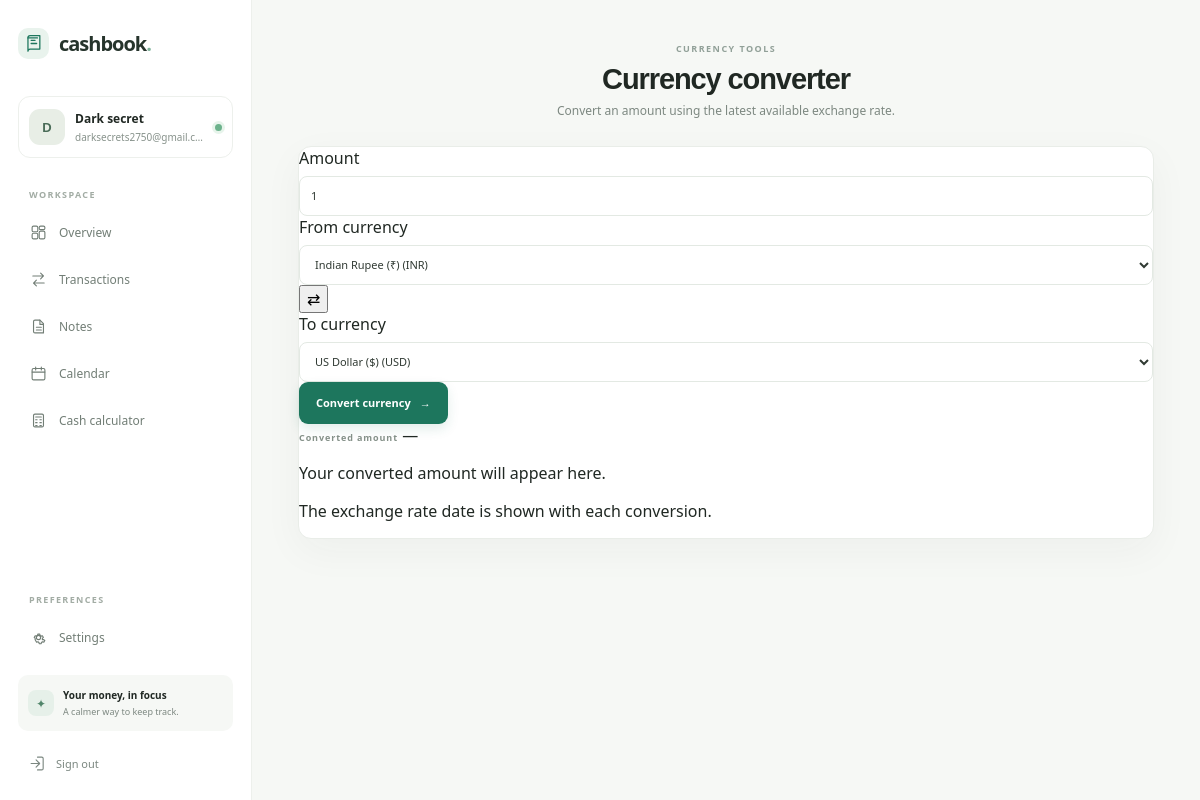
Screenshot of /currency-converter/ (signed in) with the database file from the repository.
### Cashbook/cashbook/models.py (models this page shows, shortened)
class User(AbstractUser):
    username = None
    email = models.EmailField("email address", unique=True)
    LANGUAGE_CHOICES = [
        ("en", "English"),
        ("hi", "हिन्दी"),
        ("as", "অসমীয়া"),
        ("bn", "বাংলা"),
        ("gu", "ગુજરાતી"),
        ("kn", "ಕನ್ನಡ"),
        ("ks", "کٲشُر"),
        ("ml", "മലയാളം"),
        ("mr", "मराठी"),
        ("ne", "नेपाली"),
        ("or", "ଓଡ଼ିଆ"),
        ("pa", "ਪੰਜਾਬੀ"),
        ("sa", "संस्कृतम्"),
        ("ta", "தமிழ்"),
        ("te", "తెలుగు"),
        ("ur", "اردو"),
    ]
    CURRENCY_CHOICES = [
        ("INR", _("Indian Rupee (₹)")), ("USD", _("US Dollar ($)")), ("EUR", _("Euro (€)")),
        ("GBP", _("British Pound (£)")), ("CAD", _("Canadian Dollar (C$)")), ("AUD", _("Australian Dollar (A$)")),
    ]
    currency = models.CharField(max_length=3, choices=CURRENCY_CHOICES, default="INR")
    language = models.CharField(max_length=5, choices=LANGUAGE_CHOICES, default="en")
    dark_mode = models.BooleanField(default=False)
    DATE_FORMAT_CHOICES = [
        ("dmy", _("DD/MM/YYYY (day/month/year)")),
        ("mdy", _("MM/DD/YYYY (month/day/year)")),
        ("ymd", _("YYYY-MM-DD (year-month-day)")),
    ]
    date_format = models.CharField(max_length=3, choices=DATE_FORMAT_CHOICES, default="dmy")
    TIME_FORMAT_CHOICES = [("12h", _("12-hour")), ("24h", _("24-hour"))]
    CURRENCY_FORMAT_CHOICES = [("symbol", _("Currency symbol")), ("code", _("Currency code"))]
    time_format = models.CharField(max_length=3, choices=TIME_FORMAT_CHOICES, default="12h")
    currency_format = models.CharField(max_length=6, choices=CURRENCY_FORMAT_CHOICES, default="symbol")
    USERNAME_FIELD = "email"
    REQUIRED_FIELDS = []
    objects = UserManager()
    @property
    def display_name(self):
        return self.get_full_name().strip() or self.email.split("@")[0]

class TransactionAccount(models.Model):
    user = models.ForeignKey(User, on_delete=models.CASCADE, related_name="transaction_accounts")
    name = models.CharField(max_length=80)
    currency = models.CharField(max_length=3, choices=User.CURRENCY_CHOICES, default="INR")
    is_default = models.BooleanField(default=False)
    created_at = models.DateTimeField(auto_now_add=True)
    class Meta:
        ordering = ["-is_default", "name", "id"]
        constraints = [
            models.UniqueConstraint(fields=("user", "name"), name="unique_transaction_account_name"),
        ]

### Cashbook/cashbook/views.py (the view)
# urls.py: path("currency-converter/", views.currency_converter, name="currency_converter"),
@login_required
def currency_converter(request):
    account = get_active_account(request)
    currencies = [
        {"code": code, "name": str(label)}
        for code, label in request.user.CURRENCY_CHOICES
    ]
    target_currency = "USD" if account.currency != "USD" else "INR"
    return render(request, "cashbook/currency_converter.html", page_context(
        request,
        currencies=currencies,
        target_currency=target_currency,
        active_account=account,
    ))

### Cashbook/cashbook/views.py (called while the page is built)
def currency_prefix(user, account=None):
    currency = account.currency if account else user.currency
    if user.currency_format == "code":
        return f"{currency} "
    return CURRENCY_SYMBOLS.get(currency, currency + " ")

def page_context(request, **context):
    active_account = context.get("active_account") or get_active_account(request)
    accounts = context.get("accounts")
    if accounts is None:
        accounts = list(TransactionAccount.objects.filter(user=request.user))
    context["active_account"] = active_account
    context["accounts"] = accounts
    context["currency_prefix"] = currency_prefix(request.user, account=active_account)
    context["transaction_currency"] = active_account.currency
    context["date_display_format"] = DATE_DISPLAY_FORMATS.get(request.user.date_format, "d/m/Y")
    context["time_display_format"] = "H:i" if request.user.time_format == "24h" else "g:i A"
    return context

### templates/cashbook/currency_converter.html (shortened to what this page needs)
{% extends "cashbook/base.html" %}
{% load static i18n %}
{% block content %}
  <div class="page-heading cash-heading">
    <div><span class="eyebrow">{% trans "CURRENCY TOOLS" %}</span><h1>{% trans "Currency converter" %}</h1><p>{% trans "Convert an amount using the latest available exchange rate." %}</p></div>
  </div>
  <div class="currency-converter-layout">
    <section class="panel currency-converter-card" data-currency-converter data-api-base="https://api.frankfurter.dev/v2" data-locale="{{ request.LANGUAGE_CODE|default:'en' }}" data-loading-message="{% trans 'Getting the latest exchange rate…' %}" data-error-message="{% trans 'Could not load this exchange rate. Check your connection and try again.' %}" data-rate-date-label="{% trans 'Rate date' %}" aria-label="{% trans 'Currency converter' %}">
      <form class="currency-converter-form" data-converter-form>
        <label class="field converter-amount-field" for="converter-amount"><span>{% trans "Amount" %}</span><input class="input" id="converter-amount" data-converter-amount type="number" min="0.000001" step="any" value="1" required inputmode="decimal"></label>
        <div class="currency-pair">
          <label class="field" for="converter-from"><span>{% trans "From currency" %}</span><select class="input" id="converter-from" data-currency-from>{% for currency in currencies %}<option value="{{ currency.code }}"{% if currency.code == transaction_currency %} selected{% endif %}>{{ currency.name }} ({{ currency.code }})</option>{% endfor %}</select></label>
          <button class="currency-swap" type="button" data-currency-swap aria-label="{% trans 'Swap currencies' %}" title="{% trans 'Swap currencies' %}">⇄</button>
          <label class="field" for="converter-to"><span>{% trans "To currency" %}</span><select class="input" id="converter-to" data-currency-to>{% for currency in currencies %}<option value="{{ currency.code }}"{% if currency.code == target_currency %} selected{% endif %}>{{ currency.name }} ({{ currency.code }})</option>{% endfor %}</select></label>
        </div>
        <button class="button button-primary converter-submit" type="submit" data-convert-button>{% trans "Convert currency" %}<span aria-hidden="true">→</span></button>
      </form>
      <div class="currency-conversion-result" aria-live="polite">
        <span class="summary-label">{% trans "Converted amount" %}</span>
        <output data-conversion-result>—</output>
        <p data-rate-details role="status">{% trans "Your converted amount will appear here." %}</p>
      </div>
      <p class="currency-converter-note">{% trans "The exchange rate date is shown with each conversion." %}</p>
    </section>
  </div>
{% endblock %}

### Cashbook/templates/cashbook/base.html (shortened to what this page needs)
{% load static i18n %}
<!doctype html>
<html lang="{{ request.LANGUAGE_CODE|default:'en' }}" data-theme="{% if user.is_authenticated and user.dark_mode %}dark{% else %}light{% endif %}">
<head>
  <link rel="stylesheet" href="{% static 'cashbook/app.css' %}">
</head>
<body class="app-body">
  <div class="app-shell">
    <aside class="sidebar" id="sidebar">
      <a class="brand" href="{% url 'dashboard' %}">
        <span class="brand-mark"><svg viewBox="0 0 24 24" aria-hidden="true"><path d="M5 4.75A2.75 2.75 0 0 1 7.75 2H20v17H7.75A2.75 2.75 0 0 0 5 21.75v-17Z"/><path d="M5 5h12M9 8h5M9 12h7"/></svg></span>
        <span>cashbook<span class="brand-period">.</span></span>
      </a>
      <div class="profile-chip">
        <span class="avatar">{{ user.first_name|first|upper|default:user.email|first|upper }}</span>
        <span class="profile-copy"><strong>{{ user.display_name }}</strong><small>{{ user.email }}</small></span>
        <span class="online-dot" title="{% trans 'Signed in' %}"></span>
      </div>
      <p class="nav-label">{% trans "WORKSPACE" %}</p>
      <nav class="primary-nav" aria-label="{% trans 'Main navigation' %}">
        <a class="nav-link {% if request.resolver_match.url_name == 'dashboard' %}active{% endif %}" href="{% url 'dashboard' %}">
          <svg viewBox="0 0 24 24" aria-hidden="true"><rect x="3" y="3" width="8" height="8" rx="2"/><rect x="13" y="3" width="8" height="5" rx="2"/><rect x="13" y="10" width="8" height="11" rx="2"/><rect x="3" y="13" width="8" height="8" rx="2"/></svg><span>{% trans "Overview" %}</span>
        </a>
        <a class="nav-link {% if request.resolver_match.url_name == 'transactions' or 'transaction' in request.resolver_match.url_name %}active{% endif %}" href="{% url 'transactions' %}">
          <svg viewBox="0 0 24 24" aria-hidden="true"><path d="M4 7h15m0 0-4-4m4 4-4 4M20 17H5m0 0 4-4m-4 4 4 4"/></svg><span>{% trans "Transactions" %}</span>
        </a>
        <a class="nav-link {% if 'note' in request.resolver_match.url_name %}active{% endif %}" href="{% url 'notes' %}">
          <svg viewBox="0 0 24 24" aria-hidden="true"><path d="M7 3h7l5 5v13H7a2 2 0 0 1-2-2V5a2 2 0 0 1 2-2Z"/><path d="M14 3v6h5M9 13h7m-7 4h7"/></svg><span>{% trans "Notes" %}</span>
        </a>
        <a class="nav-link {% if 'calendar' in request.resolver_match.url_name or 'event' in request.resolver_match.url_name %}active{% endif %}" href="{% url 'calendar' %}">
          <svg viewBox="0 0 24 24" aria-hidden="true"><rect x="3" y="5" width="18" height="16" rx="2"/><path d="M16 3v4M8 3v4M3 10h18"/></svg><span>{% trans "Calendar" %}</span>
        </a>
        <a class="nav-link {% if request.resolver_match.url_name == 'calculator' %}active{% endif %}" href="{% url 'calculator' %}">
          <svg viewBox="0 0 24 24" aria-hidden="true"><rect x="5" y="3" width="14" height="18" rx="2"/><path d="M8 7h8M8 11h2m4 0h2m-8 4h2m4 0h2m-8 4h2m4 0h2"/></svg><span>{% trans "Cash calculator" %}</span>
        </a>
      </nav>
      <div class="sidebar-spacer"></div>
      <p class="nav-label">{% trans "PREFERENCES" %}</p>
      <nav aria-label="{% trans 'Preferences' %}">
        <a class="nav-link {% if 'settings' in request.resolver_match.url_name or 'password' in request.resolver_match.url_name %}active{% endif %}" href="{% url 'settings' %}">
          <span>{% trans "Settings" %}</span>
        </a>
      </nav>
      <div class="sidebar-footer">
        <div class="privacy-note"><span class="privacy-icon">✦</span><div><strong>{% trans "Your money, in focus" %}</strong><small>{% trans "A calmer way to keep track." %}</small></div></div>
        <form method="post" action="{% url 'logout' %}">{% csrf_token %}<button class="logout-link" type="submit"><svg viewBox="0 0 24 24" aria-hidden="true"><path d="M10 17l5-5-5-5m5 5H3m9-9h6a2 2 0 0 1 2 2v14a2 2 0 0 1-2 2h-6"/></svg>{% trans "Sign out" %}</button></form>
      </div>
    </aside>
    <main class="main-area">
      <div class="page-content">{% block content %}{% endblock %}</div>
    </main>
  </div>
</body>
</html>

### rows the page displays
User: first_name|first "D", display_name "Dark secret", email "darksecrets2750@gmail.c…"
TransactionAccount: currency "Indian Rupee (₹) (INR)"

### other values shown
form field value "US Dollar ($) (USD)"
